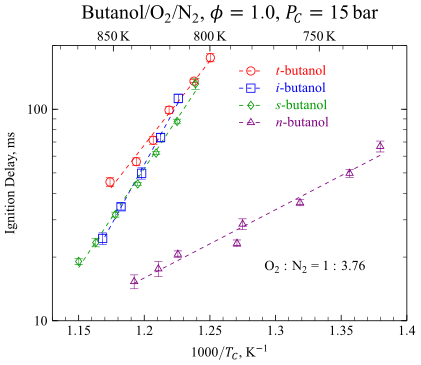

Here is the gnuplot script that generated this plot:
reset
set term postscript enhanced eps font "Times,18" color size 9cm,7cm dl 2.0
set output "buoh-15bar.eps"
set yrange[10:200]
set logscale y
set xrange [1.13:1.40]
set xlabel "1000/{/Times-Italic T_{/*0.75 C}}, 1/K"
set ylabel "Ignition Delay, ms" offset 2
set title "{/=24 Butanol/O_{2}/N_{2}, {/Times-Italic P_{/*0.75 C}}=15 bar, {/Symbol f}=1.0}" offset 0,-0.75
set key at 1.28,150 Left reverse width -11 height 0.25 spacing 1.1 tc variable font ",14" samplen 0.5
set mxtics
set mx2tics 5
set xtics scale 1.25,0.75 nomirror
set x2tics scale 1.25,0.75 border 650, 50 format "%g K"
inv2k(x) = 1000./x
set x2range [inv2k(1.13):inv2k(1.40)]
set ytics scale 1.25,0.75
set bmargin 3.5

set label at 1.3,18 "{/=16 O_{2} : N_{2} = 1 : 3.76}"

fs(x) = As + Eas*x
fit fs(x) 'buoh-15bar.txt' i 0 u 1:(log($2)) via As,Eas
fi(x) = Ai + Eai*x
fit fi(x) 'buoh-15bar.txt' i 1 u 1:(log($2)) via Ai,Eai
fn(x) = An + Ean*x
fit fn(x) 'buoh-15bar.txt' i 2 u 1:(log($2)) via An,Ean
ft(x) = At + Eat*x
fit ft(x) 'buoh-15bar.txt' i 3 u 1:(log($2)) via At,Eat

plot "buoh-15bar.txt" i 3 u 1:2:3 w errorbars lt 1 lc rgb "#FF0000" pt 06 ps 1.5 notitle,\
     "buoh-15bar.txt" i 3 u 1:2 w points lc rgb "#FF0000" pt 06 ps 1.5 title "{/Times-Italic t}-Butanol",\
     "buoh-15bar.txt" i 1 u 1:2:3 w errorbars lt 1 lc rgb "#0000FF" pt 04 ps 1.5 notitle,\
     "buoh-15bar.txt" i 1 u 1:2 w points lc rgb "#0000FF" pt 04 ps 1.5 title "{/Times-Italic i}-Butanol",\
     "buoh-15bar.txt" i 0 u 1:2:3 w errorbars lt 1 lc rgb "#006400" pt 12 ps 1.5 notitle,\
     "buoh-15bar.txt" i 0 u 1:2 w points lc rgb "#006400" pt 12 ps 1.5 title "{/Times-Italic s}-Butanol",\
     "buoh-15bar.txt" i 2 u 1:2:3 w errorbars lt 1 lc rgb "#FF00FF" pt 8 ps 1.5 notitle,\
     "buoh-15bar.txt" i 2 u 1:2 w points lc rgb "#FF00FF" pt 8 ps 1.5 title "{/Times-Italic n}-Butanol",\
     (1.1500 < x && x< 1.2390) ? exp(fs(x)):1/0 w lines lt 2 lw 1.5 lc rgb "#006400" notitle,\
     (1.1683 < x && x< 1.2259) ? exp(fi(x)):1/0 w lines lt 2 lw 1.5 lc rgb "#0000FF" notitle,\
     (1.1923 < x && x< 1.3797) ? exp(fn(x)):1/0 w lines lt 2 lw 1.5 lc rgb "#FF00FF" notitle,\
     (1.1739 < x && x< 1.2503) ? exp(ft(x)):1/0 w lines lt 2 lw 1.5 lc rgb "#FF0000" notitle
set output
